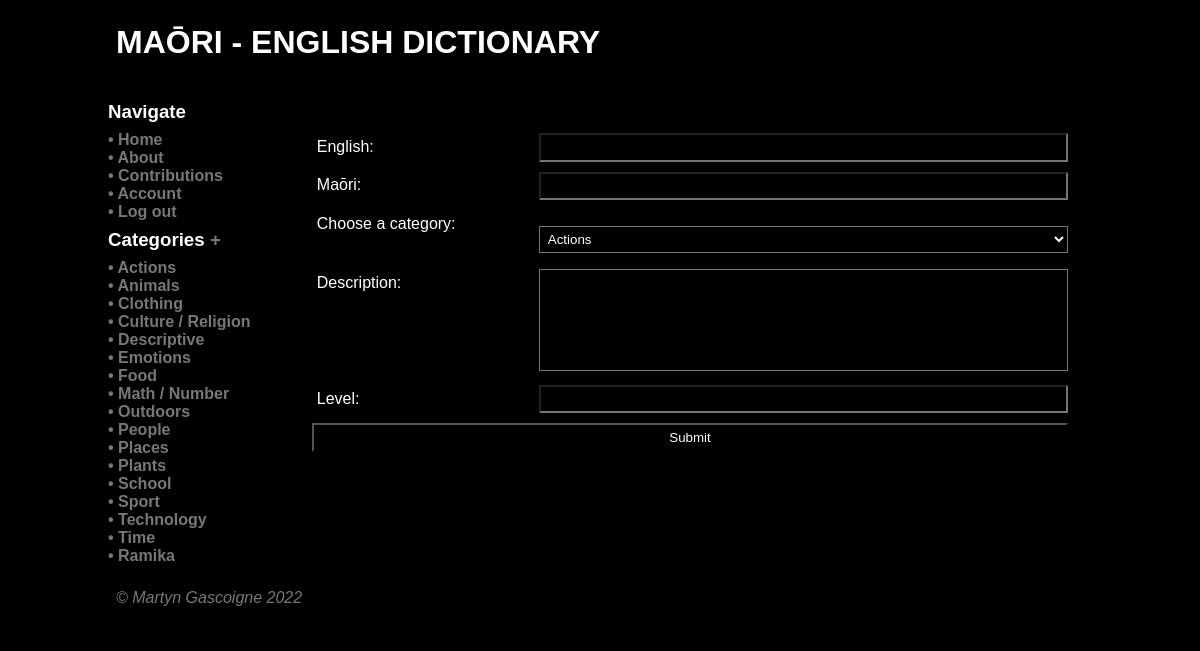
/add_word (signed in), run on the app's committed database.
### tables this page shows
CREATE TABLE category
(
    id          integer
        constraint category_pk
            primary key autoincrement,
    name        varchar(80),
    description varchar(600),
    timestamp   datetime
, user_created boolean);

### app.py (the view, shortened to what this page needs)
@app.route('/add_word', methods=['GET', 'POST'])
def render_add_word_page():
    if not is_logged_in():
        return redirect('/?error=Not+logged+in')
    if not is_teacher():
        return redirect('/?error=No+permission')
    return render_template('add_word.html', category_list=find_categories(), logged_in=is_logged_in(),
                           user_account=my_account(), teacher=is_teacher())

### app.py (called while the page is built)
def create_connection(db_file):
    try:
        connection = sqlite3.connect(db_file)
        connection.execute('pragma foreign_keys=ON')
        return connection
    except Error as e:
        print(e)
    return None

def find_categories():
    con = create_connection(DB_NAME)
    query = "SELECT id, name, description FROM category"
    cur = con.cursor()
    cur.execute(query)
    found_categories = cur.fetchall()
    con.close()
    return found_categories

def my_account():
    if session.get('userid') is None:
        return False
    else:
        return session.get('userid')

def is_logged_in():
    if session.get('email') is None:
        print('Not logged in')
        return False
    else:
        print('Logged in')
        return True

def is_teacher():
    if not is_logged_in() or (session.get('teacher') is None or 0):
        print('Not teacher')
        return False
    else:
        print('Is teacher')
        return True

### templates/add_word.html (shortened to what this page needs)
{% extends 'base.html' %}
{% block heading %}Maōri - English Dictionary{% endblock %}
{% block main %}
<form class="dataForm" method="post">
    <div class="formGroup">
        <div class="formLabel">English:</div>
        <div class="formElement"><input id="word_name" name="word_name" type="text" required></div>
    </div>
    <div class="formGroup">
        <div class="formLabel">Maōri:</div>
        <div class="formElement"><input id="word_maori" name="word_maori" type="text" required></div>
    </div>
    <div class="formGroup">
        <label class="formLabel" required>Choose a category:</label>
            <select name="category" id="category">
                {% for category in category_list %}
                    <option class="formElement" value={{ category[0] }} >{{ category[1] }}</option>
                {% endfor %}
            </select>
        <br><br>
    </div>
    <div class="formGroup">
        <div class="formLabel">Description:</div>
        <div class="formElement"><textarea id="word_desc" name="word_desc"  type="text" rows="6" required></textarea></div>
    </div>
    <div class="formGroup">
        <div class="formLabel">Level:</div>
        <div class="formElement"><input id="word_level" name="word_level" type="number" required></div>
    </div>
    <div class="buttonGroup">
        <input type="submit" value="Submit">
    </div>
</form>
{% endblock %}

### templates/base.html (shortened to what this page needs)
<!doctype html>
<html lang="en">
<head>
	<link href="{{ url_for('static', filename='css/style.css') }}" rel="stylesheet">
</head>
<body>
	<div id="container">
		<header>
			<h1>{% block heading %}{% endblock %}</h1>
		</header>
		<nav>
            <div class="category-box">
                <h3>Navigate</h3>
                <h4><a href="\">• Home</a></h4>
                <h4><a href="\about">• About</a></h4>
                <h4><a href="\contributions">• Contributions</a></h4>
                {% if not logged_in %}<h4><a href="\login">• Log in</a></h4>
                {% else %}
                    <h4><a href="\account\{{ user_account }}">• Account</a></h4>
                    <h4><a href="\logout">• Log out</a></h4>
                {% endif %}
                <h3>Categories
                    {% if teacher %}
                    <a href="/add_category">+</a>
                    {% endif %}
                </h3>
            </div>
            {% for category in category_list %}
            <div class="category-box">
                <h4><a href="/category/{{ category[0] }}">• {{ category[1] }}</a></h4>
            </div>
            {% endfor %}
		</nav>
		<main>
            {% block main%}{% endblock %}
        </main>
		<footer class="footer">
            <a href="https://github.com/Galvin-X/Translator" target="_blank">&copy; Martyn Gascoigne 2022</a>
		</footer>
	</div>
</body>
</html>

### static/css/style.css (style rules this page uses)
* { font-family: "Microsoft Tai Le", sans-serif; margin: 0; padding: 0; box-sizing: border-box; background-color: #000; }
#container { display: grid; grid-template-columns: 75px auto; grid-template-areas: 'nav header' 'main main' 'footer footer'; }
header { grid-area: header; background-color: #000; padding: 1rem; }
nav { grid-area: nav; }
main { grid-area: main; padding: 1rem; background-color: #edd; }
h1 { padding: 0.5rem 0; color: #fff; text-transform: uppercase; }
h2, h3 { padding: 0.5rem 0; color: #fff; }
h4 { padding: 0rem 0; }
a { color: white; text-decoration: none; }
textarea { resize: none; }
.dataForm { margin: 1rem 0; padding: 1rem; background-color: #000; color: #fff; }
.dataForm input, textarea { width: 100%; padding: 0.3rem; margin-bottom: 10px; background-color: #000; color: #fff; }
.formLabel { width: 30%; float: left; padding: 0.3rem; background-color: #000; color: #fff; }
.formElement { width: 70%; float: left; background-color: #000; color: #fff; }
.buttonGroup { margin-top: 3rem; text-align: center; background-color: #000; color: #777; font-style: italic; }
.buttonGroup input { padding: 0.3rem; }
.formGroup input { padding: 0.3rem; width: 100%; }
select { width: 70%; float: left; margin: 1rem 0; padding: 4px; background-color: #000; color: #fff; }
footer { grid-area: footer; padding: 1rem; background-color: #000; }
.category-box { font-style: normal; }
.category-box a { color: #777777; text-decoration: none; }
.footer { font-style: italic; color: #777777; }
.footer a { color: #777777; text-decoration: none; }
@media only screen and (min-width: 768px) { #container { grid-template-columns: 180px auto; grid-template-areas: 'header header' 'nav main' 'footer footer'; } }
@media only screen and (min-width: 768px) { nav { background: #000; padding: 0.5rem; } }
@media only screen and (min-width: 768px) { nav a { color: #777777; text-decoration: none; } }
@media only screen and (min-width: 768px) { main { background-color: #000; } }
@media only screen and (min-width: 1000px) { #container { width: 1000px; margin: auto; } }

### data on the page
category: name "Actions"
category: name "Animals"
category: name "Clothing"
category: name "Culture / Religion"
category: name "Descriptive"
category: name "Emotions"
category: name "Food"
category: name "Math / Number"
category: name "Outdoors"
category: name "People"
category: name "Places"
category: name "Plants"
category: name "School"
category: name "Sport"
category: name "Technology"
category: name "Time"
category: name "Ramika"

### other printed values
form field category "Actions"
